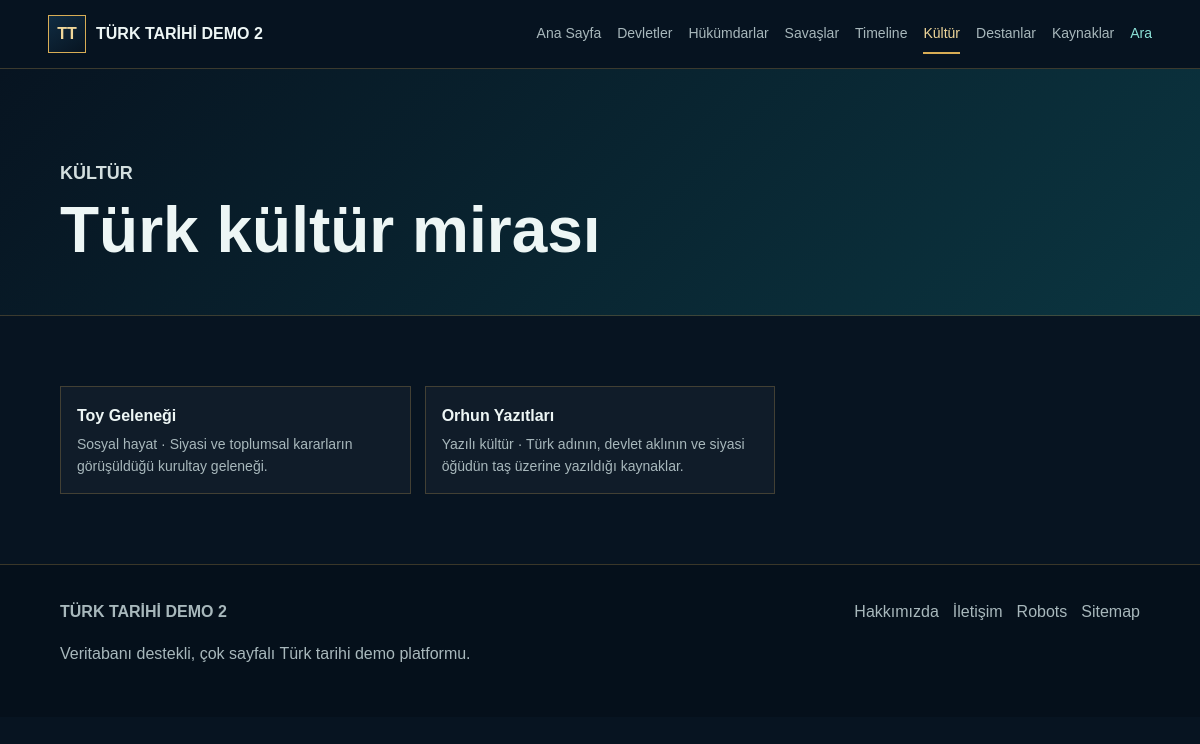
The app's page /kultur.php with its own data.
### tables this page shows
CREATE TABLE cultures (
    id INT AUTO_INCREMENT PRIMARY KEY,
    title VARCHAR(180) NOT NULL,
    slug VARCHAR(190) NOT NULL UNIQUE,
    category VARCHAR(120),
    summary TEXT,
    content MEDIUMTEXT,
    image VARCHAR(500),
    INDEX idx_cultures_slug (slug),
    INDEX idx_cultures_category (category)
);

### includes/database.php (called while the page is built, shortened)
<?php
function db(): PDO
{
    static $pdo = null;
    $host = env_value('DB_HOST', '127.0.0.1');
    $port = env_value('DB_PORT', '3306');
    $name = env_value('DB_NAME', '');
    $user = env_value('DB_USER', '');
    $password = env_value('DB_PASSWORD', '');
    $dsn = "mysql:host={$host};port={$port};dbname={$name};charset=utf8mb4";
    try {
        $pdo = new PDO($dsn, $user, $password, [
            PDO::ATTR_ERRMODE => PDO::ERRMODE_EXCEPTION,
            PDO::ATTR_DEFAULT_FETCH_MODE => PDO::FETCH_ASSOC,
            PDO::ATTR_EMULATE_PREPARES => false,
        ]);
    } catch (PDOException $exception) {
        log_error($exception);
        http_response_code(500);
        if (APP_DEBUG) {
            exit('Veritabanı bağlantı hatası: ' . htmlspecialchars($exception->getMessage(), ENT_QUOTES, 'UTF-8'));
        }
        exit('Şu anda sistem bakımda. Lütfen daha sonra tekrar deneyin.');
    }
    return $pdo;
}

### includes/functions.php (called while the page is built, shortened)
<?php
require_once __DIR__ . '/database.php';
function e(?string $value): string
{
    return htmlspecialchars((string) $value, ENT_QUOTES, 'UTF-8');
}
function app_url(string $path = ''): string
{
    $path = '/' . ltrim($path, '/');
    return APP_URL !== '' ? APP_URL . $path : $path;
}
function detail_url(string $type, string $slug): string
{
    return app_url($type . '/' . $slug);
}
function fetch_all(string $sql, array $params = []): array
{
    $statement = db()->prepare($sql);
    $statement->execute($params);
    return $statement->fetchAll();
}

### kultur.php (the view, shortened to what this page needs)
<?php
require_once __DIR__ . '/includes/functions.php';
$items = fetch_all('SELECT * FROM cultures ORDER BY category, title');
include __DIR__ . '/includes/header.php';
?>
<section class="page-hero compact"><p class="eyebrow">Kültür</p><h1>Türk kültür mirası</h1></section>
<section class="section list-grid">
    <?php foreach ($items as $item): ?>
        <a class="list-card" href="<?= e(detail_url('kultur', $item['slug'])) ?>"><strong><?= e($item['title']) ?></strong><span><?= e($item['category']) ?> · <?= e($item['summary']) ?></span></a>
    <?php endforeach; ?>
</section>
<?php include __DIR__ . '/includes/footer.php'; ?>

### assets/css/main.css (style rules this page uses)
:root { --navy: #071421; --navy-2: #0b2033; --teal: #0f8f8f; --teal-soft: #8de2d8; --gold: #d8ad55; --gold-2: #f0d79a; --ink: #edf6f5; --muted: #a8b8bc; --line: rgba(216, 173, 85, .25); --panel: rgba(9, 28, 43, .88); --shadow: 0 20px 60px rgba(0, 0, 0, .32); }
* { box-sizing: border-box; }
html { scroll-behavior: smooth; }
body { margin: 0; font-family: Arial, Helvetica, sans-serif; color: var(--ink); background: var(--navy); line-height: 1.6; }
a { color: inherit; text-decoration: none; }
.hero h1, .page-hero h1, .detail-hero h1 { margin: 0; font-size: clamp(42px, 8vw, 96px); line-height: .95; letter-spacing: 0; }
.hero p, .page-hero p, .detail-hero p { max-width: 760px; color: #d3dfdf; font-size: 18px; }
.eyebrow { margin: 0 0 12px; color: var(--gold-2); text-transform: uppercase; font-size: 12px; font-weight: 800; }
.section { padding: 70px clamp(20px, 5vw, 80px); }
.history-card span, .list-card span, .row-link span, .compact-list span { color: var(--muted); font-size: 14px; }
.timeline-mini a, .compact-list a, .row-link, .list-card { display: grid; gap: 4px; padding: 16px; border: 1px solid var(--line); background: rgba(255, 255, 255, .035); }
.page-hero { padding: 90px clamp(20px, 5vw, 80px) 54px; background: linear-gradient(135deg, #071421, #0b3540); border-bottom: 1px solid var(--line); }
.page-hero.compact h1 { font-size: clamp(34px, 6vw, 64px); }
.list-grid { display: grid; grid-template-columns: repeat(3, minmax(0, 1fr)); gap: 14px; }

### records on screen
cultures: title "Toy Geleneği", category "Sosyal hayat", summary "Siyasi ve toplumsal kararların görüşüldüğü kurultay geleneği."
cultures: title "Orhun Yazıtları", category "Yazılı kültür", summary "Türk adının, devlet aklının ve siyasi öğüdün taş üzerine yazıldığı kaynaklar."

### other values on screen
APP_NAME "TÜRK TARİHİ DEMO 2"
$label "Ana Sayfa"
$label "Devletler"
$label "Hükümdarlar"
$label "Savaşlar"
$label "Timeline"
$label "Kültür"
$label "Destanlar"
$label "Kaynaklar"
